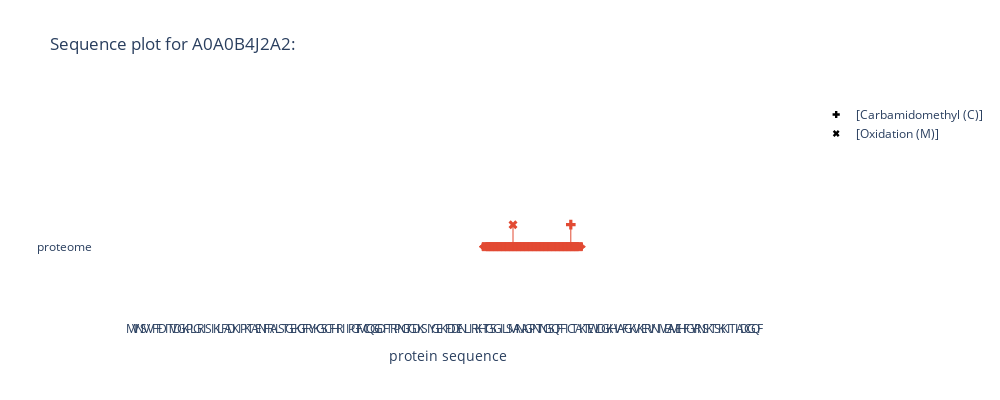

This figure's notebook cell:
### Code cell
plot_peptide_traces(formatted_proteome_data,
                  name = 'proteome',
                  protein = "A0A0B4J2A2",
                  fasta = full_human_fasta)

### Figure 1 — Plotly figure (JSON) as saved in the notebook; plotly's stock layout.template omitted (floating-point values rounded to 4 significant figures; data arrays with more than 128 entries replaced by an {"elided": "..."} marker saying what was removed)
{"data": [{"hovertemplate": "%{text}", "marker": {"color": ["#E24A33", "#E24A33", "#E24A33", "#E24A33", "#E24A33", "#E24A33", "#E24A33", "#E24A33", "#E24A33", "#E24A33", "#E24A33", "#E24A33", "#E24A33", "#E24A33", "#E24A33", "#E24A33", "#E24A33", "#E24A33", "#E24A33", "#E24A33", "#E24A33", "#E24A33", "#E24A33", "#E24A33", "#E24A33", "#E24A33", "#E24A33"], "line": {"color": ["#E24A33", "#E24A33", "#E24A33", "#E24A33", "#E24A33", "#E24A33", "#E24A33", "#E24A33", "#E24A33", "#E24A33", "#E24A33", "#E24A33", "#E24A33", "#E24A33", "#E24A33", "#E24A33", "#E24A33", "#E24A33", "#E24A33", "#E24A33", "#E24A33", "#E24A33", "#E24A33", "#E24A33", "#E24A33", "#E24A33", "#E24A33"]}, "opacity": 1, "size": [6, 8, 8, 8, 8, 8, 8, 8, 8, 8, 8, 8, 8, 8, 8, 8, 8, 8, 8, 8, 8, 8, 8, 8, 8, 8, 6], "symbol": [7, 1, 1, 1, 1, 1, 1, 1, 1, 1, 1, 1, 1, 1, 1, 1, 1, 1, 1, 1, 1, 1, 1, 1, 1, 1, 8]}, "mode": "markers", "name": "", "showlegend": false, "text": [92, 93, 94, 95, 96, 97, 98, 99, 100, 101, 102, 103, 104, 105, 106, 107, 108, 109, 110, 111, 112, 113, 114, 115, 116, 117, 118], "type": "scatter", "x": [91, 92, 93, 94, 95, 96, 97, 98, 99, 100, 101, 102, 103, 104, 105, 106, 107, 108, 109, 110, 111, 112, 113, 114, 115, 116, 117], "xaxis": "x", "y": {"elided": "164 int values"}}, {"hovertemplate": "%{text}", "marker": {"color": ["#E24A33", "#E24A33"], "line": {"color": ["#E24A33", "#E24A33"]}, "opacity": 1, "size": 8, "symbol": [4, 3]}, "mode": "markers", "name": "", "showlegend": false, "text": [100, 115], "type": "scatter", "x": [99, 114], "xaxis": "x", "y": [0.3, 0.3]}, {"marker": {"color": "black", "symbol": 3}, "mode": "markers", "name": "[Carbamidomethyl (C)]", "showlegend": true, "type": "scatter", "y": [null]}, {"marker": {"color": "black", "symbol": 4}, "mode": "markers", "name": "[Oxidation (M)]", "showlegend": true, "type": "scatter", "y": [null]}], "layout": {"height": 400, "plot_bgcolor": "rgba(0,0,0,0)", "shapes": [{"line": {"color": "#E24A33", "width": 1}, "type": "line", "x0": 99, "x1": 99, "y0": 0, "y1": 0.3}, {"line": {"color": "#E24A33", "width": 1}, "type": "line", "x0": 114, "x1": 114, "y0": 0, "y1": 0.3}], "title": {"text": "Sequence plot for A0A0B4J2A2:"}, "width": 1000, "xaxis": {"range": [-10, 174], "tickangle": 0, "tickmode": "array", "ticktext": {"elided": "164 str values"}, "tickvals": {"elided": "164 int values"}, "title": {"text": "protein sequence"}}, "yaxis": {"range": [-1, 2], "showticklabels": true, "tickmode": "array", "ticktext": ["proteome"], "tickvals": [0], "title": {"text": ""}}}}
